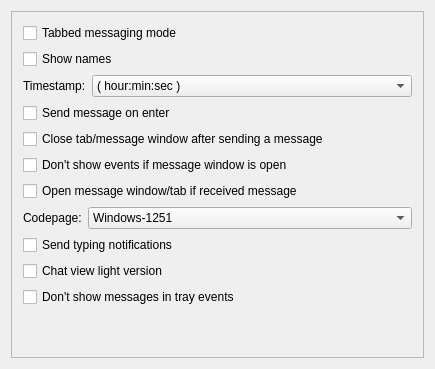
<ui version="4.0" >
 <class>messagingSettingsClass</class>
 <widget class="QWidget" name="messagingSettingsClass" >
  <property name="geometry" >
   <rect>
    <x>0</x>
    <y>0</y>
    <width>435</width>
    <height>369</height>
   </rect>
  </property>
  <property name="windowTitle" >
   <string>messagingSettings</string>
  </property>
  <layout class="QGridLayout" >
   <item row="0" column="0" >
    <widget class="QFrame" name="frame" >
     <property name="frameShape" >
      <enum>QFrame::StyledPanel</enum>
     </property>
     <property name="frameShadow" >
      <enum>QFrame::Raised</enum>
     </property>
     <layout class="QGridLayout" >
      <item row="0" column="0" >
       <widget class="QCheckBox" name="tabBox" >
        <property name="text" >
         <string>Tabbed messaging mode</string>
        </property>
        <property name="checked" >
         <bool>false</bool>
        </property>
       </widget>
      </item>
      <item row="1" column="0" >
       <widget class="QCheckBox" name="chatNamesBox" >
        <property name="text" >
         <string>Show names</string>
        </property>
       </widget>
      </item>
      <item row="2" column="0" >
       <layout class="QHBoxLayout" >
        <item>
         <widget class="QLabel" name="timeLabel" >
          <property name="sizePolicy" >
           <sizepolicy vsizetype="Preferred" hsizetype="Fixed" >
            <horstretch>0</horstretch>
            <verstretch>0</verstretch>
           </sizepolicy>
          </property>
          <property name="text" >
           <string>Timestamp:</string>
          </property>
         </widget>
        </item>
        <item>
         <widget class="QComboBox" name="timeComboBox" >
          <property name="currentIndex" >
           <number>1</number>
          </property>
          <item>
           <property name="text" >
            <string>( hour:min:sec day/month/year )</string>
           </property>
          </item>
          <item>
           <property name="text" >
            <string>( hour:min:sec )</string>
           </property>
          </item>
          <item>
           <property name="text" >
            <string>( hour:min, full date )</string>
           </property>
          </item>
         </widget>
        </item>
       </layout>
      </item>
      <item row="3" column="0" >
       <widget class="QCheckBox" name="onEnterBox" >
        <property name="text" >
         <string>Send message on enter</string>
        </property>
       </widget>
      </item>
      <item row="4" column="0" >
       <widget class="QCheckBox" name="closeTabBox" >
        <property name="text" >
         <string>Close tab/message window after sending a message</string>
        </property>
       </widget>
      </item>
      <item row="5" column="0" >
       <widget class="QCheckBox" name="eventBox" >
        <property name="text" >
         <string>Don't show events if message window is open</string>
        </property>
       </widget>
      </item>
      <item row="6" column="0" >
       <widget class="QCheckBox" name="openNewBox" >
        <property name="text" >
         <string>Open message window/tab if received message</string>
        </property>
       </widget>
      </item>
      <item row="7" column="0" >
       <layout class="QHBoxLayout" >
        <item>
         <widget class="QLabel" name="codepageLabel" >
          <property name="sizePolicy" >
           <sizepolicy vsizetype="Preferred" hsizetype="Fixed" >
            <horstretch>0</horstretch>
            <verstretch>0</verstretch>
           </sizepolicy>
          </property>
          <property name="text" >
           <string>Codepage:</string>
          </property>
         </widget>
        </item>
        <item>
         <widget class="QComboBox" name="codepageBox" >
          <property name="currentIndex" >
           <number>47</number>
          </property>
          <item>
           <property name="text" >
            <string>Apple Roman</string>
           </property>
          </item>
          <item>
           <property name="text" >
            <string>Big5</string>
           </property>
          </item>
          <item>
           <property name="text" >
            <string>Big5-HKSCS</string>
           </property>
          </item>
          <item>
           <property name="text" >
            <string>EUC-JP</string>
           </property>
          </item>
          <item>
           <property name="text" >
            <string>EUC-KR</string>
           </property>
          </item>
          <item>
           <property name="text" >
            <string>GB18030-0</string>
           </property>
          </item>
          <item>
           <property name="text" >
            <string>IBM 850</string>
           </property>
          </item>
          <item>
           <property name="text" >
            <string>IBM 866</string>
           </property>
          </item>
          <item>
           <property name="text" >
            <string>IBM 874</string>
           </property>
          </item>
          <item>
           <property name="text" >
            <string>ISO 2022-JP</string>
           </property>
          </item>
          <item>
           <property name="text" >
            <string>ISO 8859-1</string>
           </property>
          </item>
          <item>
           <property name="text" >
            <string>ISO 8859-2</string>
           </property>
          </item>
          <item>
           <property name="text" >
            <string>ISO 8859-3</string>
           </property>
          </item>
          <item>
           <property name="text" >
            <string>ISO 8859-4</string>
           </property>
          </item>
          <item>
           <property name="text" >
            <string>ISO 8859-5</string>
           </property>
          </item>
          <item>
           <property name="text" >
            <string>ISO 8859-6</string>
           </property>
          </item>
          <item>
           <property name="text" >
            <string>ISO 8859-7</string>
           </property>
          </item>
          <item>
           <property name="text" >
            <string>ISO 8859-8</string>
           </property>
          </item>
          <item>
           <property name="text" >
            <string>ISO 8859-9</string>
           </property>
          </item>
          <item>
           <property name="text" >
            <string>ISO 8859-10</string>
           </property>
          </item>
          <item>
           <property name="text" >
            <string>ISO 8859-13</string>
           </property>
          </item>
          <item>
           <property name="text" >
            <string>ISO 8859-14</string>
           </property>
          </item>
          <item>
           <property name="text" >
            <string>ISO 8859-15</string>
           </property>
          </item>
          <item>
           <property name="text" >
            <string>ISO 8859-16</string>
           </property>
          </item>
          <item>
           <property name="text" >
            <string>Iscii-Bng</string>
           </property>
          </item>
          <item>
           <property name="text" >
            <string>Iscii-Dev</string>
           </property>
          </item>
          <item>
           <property name="text" >
            <string>Iscii-Gjr</string>
           </property>
          </item>
          <item>
           <property name="text" >
            <string>Iscii-Knd</string>
           </property>
          </item>
          <item>
           <property name="text" >
            <string>Iscii-Mlm</string>
           </property>
          </item>
          <item>
           <property name="text" >
            <string>Iscii-Ori</string>
           </property>
          </item>
          <item>
           <property name="text" >
            <string>Iscii-Pnj</string>
           </property>
          </item>
          <item>
           <property name="text" >
            <string>Iscii-Tlg</string>
           </property>
          </item>
          <item>
           <property name="text" >
            <string>Iscii-Tml</string>
           </property>
          </item>
          <item>
           <property name="text" >
            <string>JIS X 0201</string>
           </property>
          </item>
          <item>
           <property name="text" >
            <string>JIS X 0208</string>
           </property>
          </item>
          <item>
           <property name="text" >
            <string>KOI8-R</string>
           </property>
          </item>
          <item>
           <property name="text" >
            <string>KOI8-U</string>
           </property>
          </item>
          <item>
           <property name="text" >
            <string>MuleLao-1</string>
           </property>
          </item>
          <item>
           <property name="text" >
            <string>ROMAN8</string>
           </property>
          </item>
          <item>
           <property name="text" >
            <string>Shift-JIS</string>
           </property>
          </item>
          <item>
           <property name="text" >
            <string>TIS-620</string>
           </property>
          </item>
          <item>
           <property name="text" >
            <string>TSCII</string>
           </property>
          </item>
          <item>
           <property name="text" >
            <string>UTF-8</string>
           </property>
          </item>
          <item>
           <property name="text" >
            <string>UTF-16</string>
           </property>
          </item>
          <item>
           <property name="text" >
            <string>UTF-16BE</string>
           </property>
          </item>
          <item>
           <property name="text" >
            <string>UTF-16LE</string>
           </property>
          </item>
          <item>
           <property name="text" >
            <string>Windows-1250</string>
           </property>
          </item>
          <item>
           <property name="text" >
            <string>Windows-1251</string>
           </property>
          </item>
          <item>
           <property name="text" >
            <string>Windows-1252</string>
           </property>
          </item>
          <item>
           <property name="text" >
            <string>Windows-1253</string>
           </property>
          </item>
          <item>
           <property name="text" >
            <string>Windows-1254</string>
           </property>
          </item>
          <item>
           <property name="text" >
            <string>Windows-1255</string>
           </property>
          </item>
          <item>
           <property name="text" >
            <string>Windows-1256</string>
           </property>
          </item>
          <item>
           <property name="text" >
            <string>Windows-1257</string>
           </property>
          </item>
          <item>
           <property name="text" >
            <string>Windows-1258</string>
           </property>
          </item>
          <item>
           <property name="text" >
            <string>WINSAMI2</string>
           </property>
          </item>
         </widget>
        </item>
       </layout>
      </item>
      <item row="11" column="0" >
       <spacer>
        <property name="orientation" >
         <enum>Qt::Vertical</enum>
        </property>
        <property name="sizeHint" stdset="0" >
         <size>
          <width>20</width>
          <height>40</height>
         </size>
        </property>
       </spacer>
      </item>
      <item row="8" column="0" >
       <widget class="QCheckBox" name="typingBox" >
        <property name="text" >
         <string>Send typing notifications</string>
        </property>
       </widget>
      </item>
      <item row="9" column="0" >
       <widget class="QCheckBox" name="lightChatBox" >
        <property name="text" >
         <string>Chat view light version</string>
        </property>
       </widget>
      </item>
      <item row="10" column="0" >
       <widget class="QCheckBox" name="hideMessageBox" >
        <property name="text" >
         <string>Don't show messages in tray events</string>
        </property>
       </widget>
      </item>
     </layout>
    </widget>
   </item>
  </layout>
 </widget>
 <layoutdefault spacing="6" margin="11" />
 <resources/>
 <connections/>
</ui>
